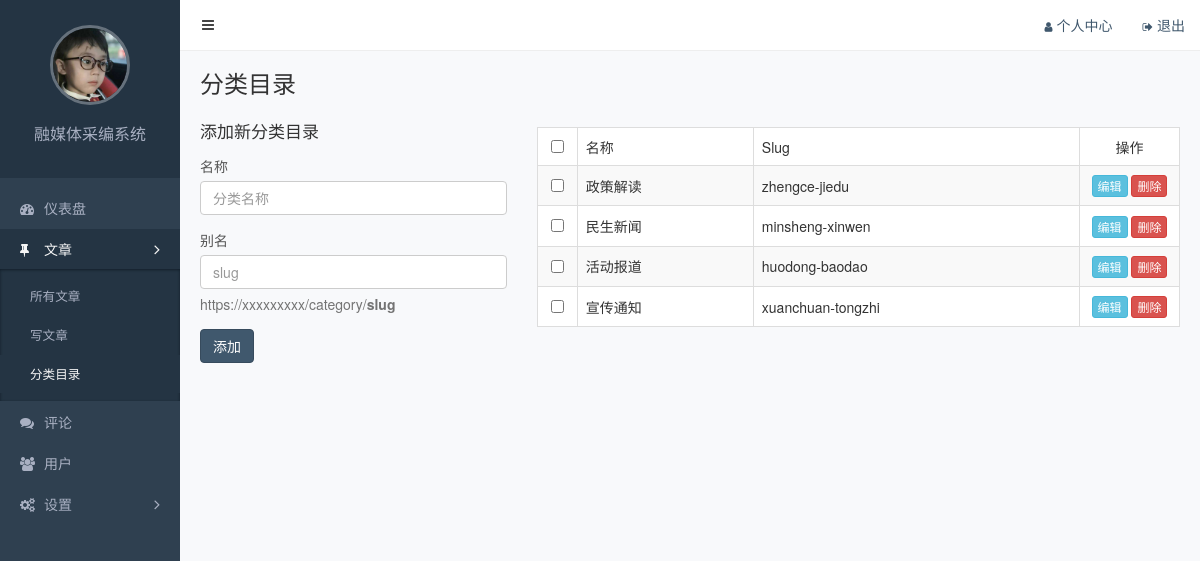
Screenshot of /admin/categories.php (signed in) with the database file from the repository.
### tables this page shows
CREATE TABLE categories (
  id INT AUTO_INCREMENT PRIMARY KEY,
  slug VARCHAR(100) NOT NULL,
  name VARCHAR(100) NOT NULL
);

### functions.php (called while the page is built, shortened)
<?php
    function xiu_fetch_all($sql) {
     $conn = mysqli_connect(DB_HOST,DB_USER,DB_PASS,DB_NAME);
     $query = mysqli_query($conn,$sql);
     while ($row = mysqli_fetch_assoc($query)) {
          $resule[] = $row ;
     }
           return $resule;
 }
 ?>

### admin/categories.php (the view, shortened to what this page needs)
<?php
 require_once '../functions.php' ;
 $categories = xiu_fetch_all ('select * from categories');
 ?>
<!DOCTYPE html>
<html lang="zh-CN">
<head>
  <link rel="stylesheet" href="/baixiu/static/assets/vendors/bootstrap/css/bootstrap.css">
  <link rel="stylesheet" href="/baixiu/static/assets/vendors/font-awesome/css/font-awesome.css">
  <link rel="stylesheet" href="/baixiu/static/assets/vendors/nprogress/nprogress.css">
  <link rel="stylesheet" href="/baixiu/static/assets/css/admin.css">
</head>
<body>
  <div class="main">
   <?php  include 'inc/navbar.php' ?>
    <div class="container-fluid">
      <div class="page-title">
        <h1>分类目录</h1>
      </div>
      <div class="row">
        <div class="col-md-4">
          <?php if (isset($current_edit_category)): ?>
          <form action="<?php echo $_SERVER['PHP_SELF']; ?>?id=<?php echo $current_edit_category['id']; ?>" method="post">
            <h2>编辑:<?php echo $current_edit_category['name']; ?></h2>
            <div class="form-group">
              <label for="name">名称</label>
              <input id="name" class="form-control" name="name" type="text" placeholder="分类名称" value="<?php echo $current_edit_category['name']; ?>">
            </div>
            <div class="form-group">
              <label for="slug">别名</label>
              <input id="slug" class="form-control" name="slug" type="text" placeholder="slug" value="<?php echo $current_edit_category['slug']; ?>">
              <p class="help-block">https://xxxxxxxxx/category/<strong>slug</strong></p>
            </div>
            <div class="form-group">
              <button class="btn btn-primary" type="submit">修改</button>
            </div>
          </form>
          <?php else: ?>
          <form action="<?php echo $_SERVER['PHP_SELF']; ?>" method="post">
            <h2>添加新分类目录</h2>
            <div class="form-group">
              <label for="name">名称</label>
              <input id="name" class="form-control" name="name" type="text" placeholder="分类名称">
            </div>
            <div class="form-group">
              <label for="slug">别名</label>
              <input id="slug" class="form-control" name="slug" type="text" placeholder="slug">
              <p class="help-block">https://xxxxxxxxx/category/<strong>slug</strong></p>
            </div>
            <div class="form-group">
              <button class="btn btn-primary" type="submit">添加</button>
            </div>
          </form>
          <?php endif ?>
        </div>
        <div class="col-md-8">
          <table class="table table-striped table-bordered table-hover">
            <thead>
              <tr>
                <th class="text-center" width="40"><input type="checkbox"></th>
                <th>名称</th>
                <th>Slug</th>
                <th class="text-center" width="100">操作</th>
              </tr>
            </thead>
            <tbody>
              <?php foreach ($categories as $item): ?>
                <tr>
                <td class="text-center"><input type="checkbox" data-id="<?php echo $item['id']; ?>" ></td>
                <td><?php echo $item['name'] ; ?></td>
                <td><?php echo $item['slug'] ; ?></td>
                <td class="text-center">
                  <a href="/baixiu/admin/categories.php?id=<?php echo $item['id'] ;?>" class="btn btn-info btn-xs">编辑</a>
                  <a href="/baixiu/admin/category-delete.php?id=<?php echo $item['id'] ;?>" class="btn btn-danger btn-xs">删除</a>
                </td>
              </tr>
              <?php endforeach ?>
            </tbody>
          </table>
        </div>
      </div>
    </div>
  </div>
  <?php include 'inc/sidebar.php' ?>
</body>
</html>

### static/assets/css/admin.css (style rules this page uses)
.form-control { box-shadow: none; }
body { background-color: #f8f9fb; -webkit-font-smoothing: antialiased; -moz-osx-font-smoothing: grayscale; }
.main { position: relative; overflow: hidden; min-width: 844px; min-height: 100vh; padding: 70px 5px 20px 185px; }
.main .container-fluid .page-title { overflow: hidden; margin-bottom: 20px; }
.main .container-fluid .page-title h1 { display: inline-block; margin: 0; font-size: 24px; font-weight: 400; }
.main .container-fluid form h2 { margin-top: 5px; margin-bottom: 15px; font-size: 17px; font-weight: 400; }
.main .container-fluid table { background-color: #fff; }
.main .container-fluid th { border-bottom: 1px; font-weight: 400; }
.main .container-fluid td { vertical-align: middle; }
.main .container-fluid label { color: #555; font-weight: normal; }

### rows the page displays
categories: name "政策解读", slug "zhengce-jiedu"
categories: name "民生新闻", slug "minsheng-xinwen"
categories: name "活动报道", slug "huodong-baodao"
categories: name "宣传通知", slug "xuanchuan-tongzhi"
